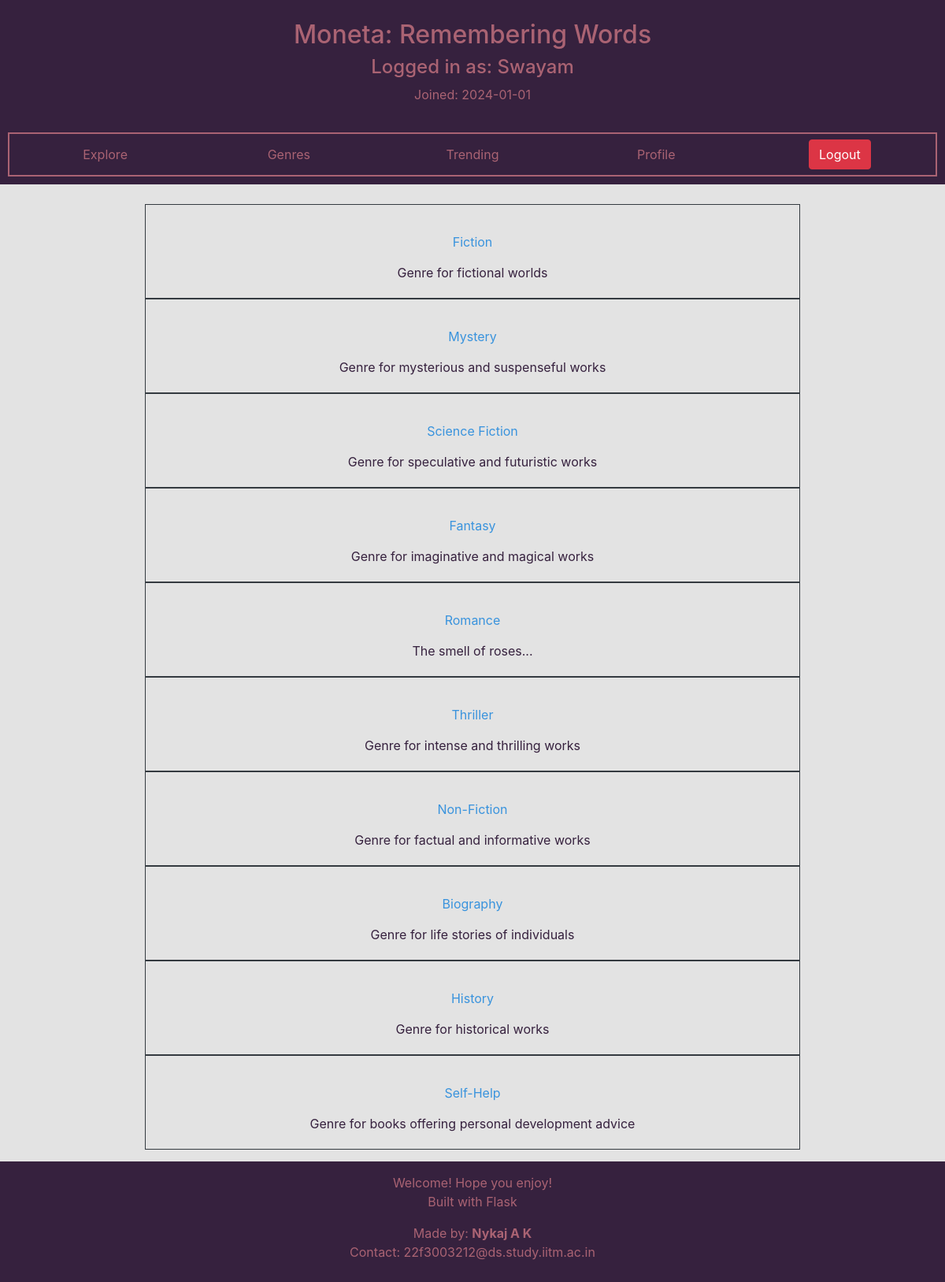
Page /sections (signed in) on the earlier database version.
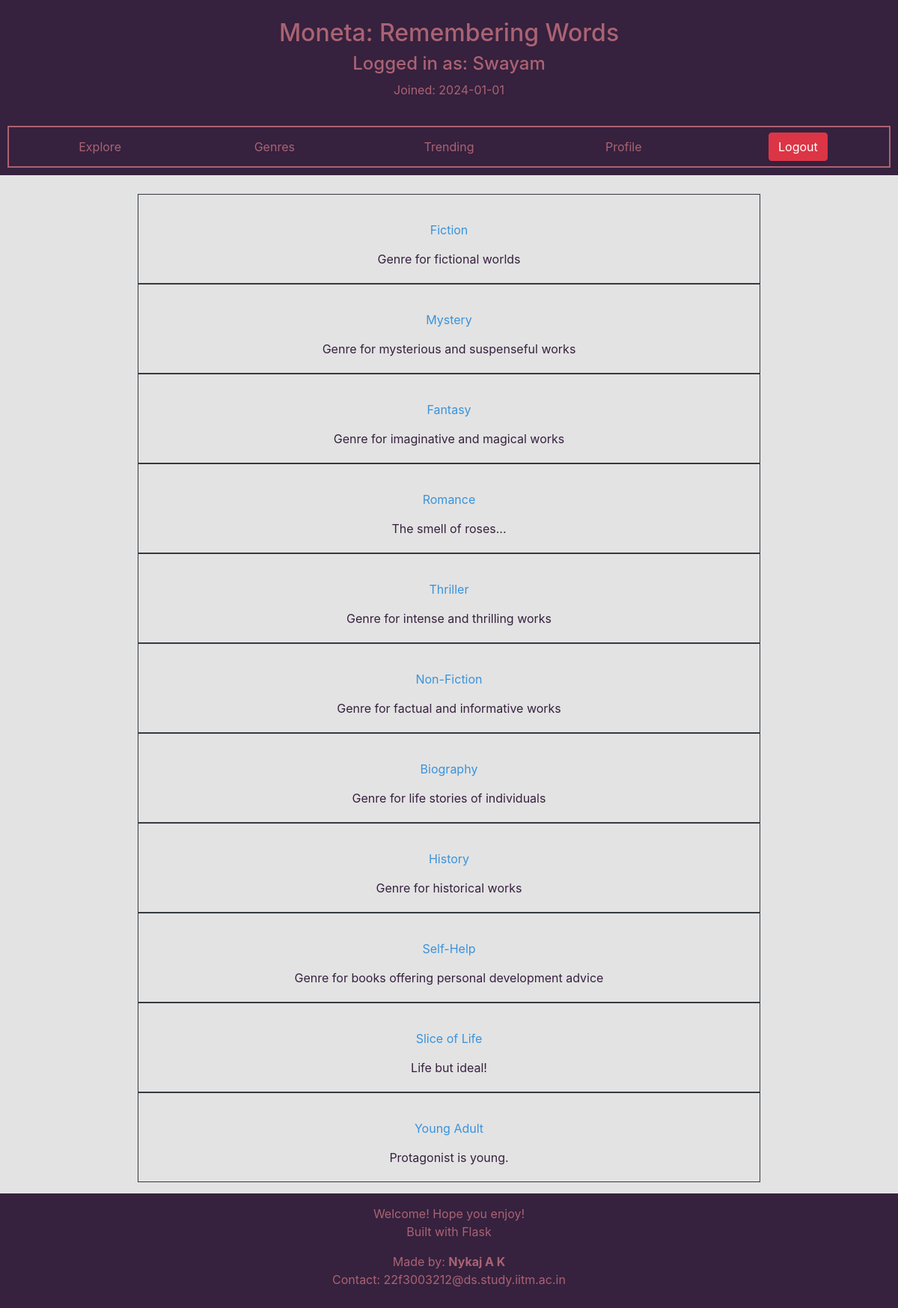
Same page on the later database version.
### moneta/models.py (models this page shows, shortened)
class Section(db.Model):
    __tablename__ = "section"
    id = db.Column(db.Integer,primary_key = True)
    name = db.Column(db.String(40), unique = True, nullable = False)
    doc = db.Column(db.DateTime, default = date.today())
    description = db.Column(db.String(256))
    books = db.relationship('Book',secondary=category,backref = db.backref('sections',lazy='dynamic') )

### moneta/routes.py (the view)
@app.route("/sections")
@normal_user_required
def genre():
    sections = Section.query.all()
    return render_template('user_specific/sections.html',sections=sections)

### moneta/routes.py (called while the page is built, shortened)
@login_manager.user_loader
def load_user(user_id):
    user = User.query.filter_by(id=user_id).first()
    app.logger.info(f"User {user.username} was loaded!")
    return user

def normal_user_required(fun):
    @wraps(fun)
    def inner(*args,**kwargs):
        if not current_user.is_anonymous and not current_user.is_librarian:
            return fun(*args,**kwargs)
    return inner

### moneta/templates/user_specific/sections.html
{% extends "user_specific/dashboard.html" %}
{% block main_body %}
    <div class="container">
        {% for section in sections %}
            <div class="mx-auto text-center border border-dark p-1" style="width:75%">
                <br>
                <h5><a class="link-text btn" href="{{ url_for('selected_genre',name=section.name) }}">{{section.name}}</a></h5>
                {% if section.description %}
                    <p class="help-text">{{ section.description }}</p>
                {% else %}
                    <p class="help-text">No description!</p>
                {% endif %}
            </div>
        {% endfor %}
    </div>
{% endblock %}

Differences in the rows shown:
removed Section: name "Science Fiction", description "Genre for speculative and futuristic works"
added Section: name "Slice of Life", description "Life but ideal!"
added Section: name "Young Adult", description "Protagonist is young."
